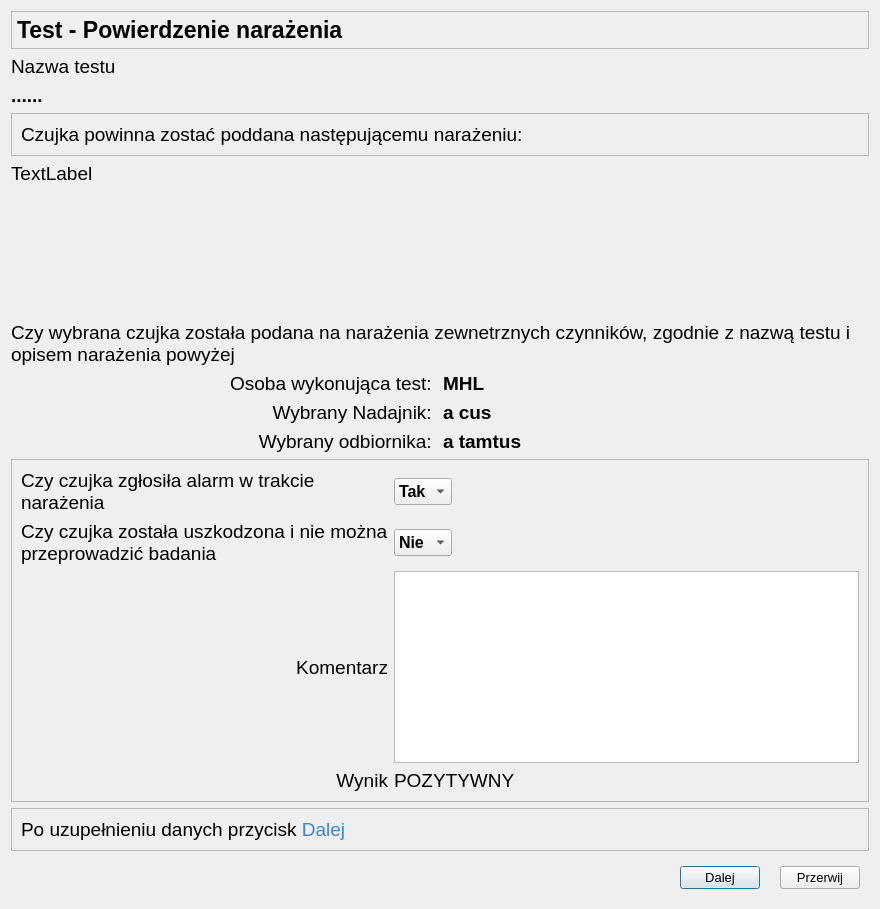
<?xml version="1.0" encoding="UTF-8"?>
<ui version="4.0">
 <class>OknoPotwierdzenieEMCNarazenie</class>
 <widget class="QDialog" name="OknoPotwierdzenieEMCNarazenie">
  <property name="geometry">
   <rect>
    <x>0</x>
    <y>0</y>
    <width>880</width>
    <height>909</height>
   </rect>
  </property>
  <property name="minimumSize">
   <size>
    <width>880</width>
    <height>600</height>
   </size>
  </property>
  <property name="maximumSize">
   <size>
    <width>1319</width>
    <height>1200</height>
   </size>
  </property>
  <property name="font">
   <font>
    <family>Arial</family>
    <pointsize>10</pointsize>
   </font>
  </property>
  <property name="windowTitle">
   <string>Parametry Testu - potwierdzenie wykonanych czynności</string>
  </property>
  <layout class="QGridLayout" name="gridLayout">
   <item row="7" column="1">
    <widget class="QLabel" name="osobaWykonujacaTest">
     <property name="font">
      <font>
       <family>Arial</family>
       <pointsize>14</pointsize>
       <bold>true</bold>
      </font>
     </property>
     <property name="text">
      <string>MHL</string>
     </property>
    </widget>
   </item>
   <item row="12" column="0" colspan="2">
    <widget class="QFrame" name="frame_2">
     <property name="frameShape">
      <enum>QFrame::StyledPanel</enum>
     </property>
     <property name="frameShadow">
      <enum>QFrame::Raised</enum>
     </property>
     <layout class="QHBoxLayout" name="horizontalLayout_2">
      <item>
       <widget class="QLabel" name="infonext">
        <property name="font">
         <font>
          <family>Arial</family>
          <pointsize>14</pointsize>
         </font>
        </property>
        <property name="text">
         <string>&lt;html&gt;&lt;head/&gt;&lt;body&gt;&lt;p&gt;Po uzupełnieniu danych przycisk&lt;span style=&quot; color:#3584e4;&quot;&gt; Dalej&lt;/span&gt;&lt;/p&gt;&lt;/body&gt;&lt;/html&gt;</string>
        </property>
       </widget>
      </item>
     </layout>
    </widget>
   </item>
   <item row="8" column="1">
    <widget class="QLabel" name="numerNadajnika">
     <property name="font">
      <font>
       <family>Arial</family>
       <pointsize>14</pointsize>
       <bold>true</bold>
      </font>
     </property>
     <property name="text">
      <string>a cus</string>
     </property>
    </widget>
   </item>
   <item row="6" column="0" colspan="2">
    <widget class="QLabel" name="label_4">
     <property name="font">
      <font>
       <family>Arial</family>
       <pointsize>14</pointsize>
      </font>
     </property>
     <property name="text">
      <string>Czy wybrana czujka została podana na narażenia zewnetrznych czynników, zgodnie z nazwą testu i opisem narażenia powyżej</string>
     </property>
     <property name="wordWrap">
      <bool>true</bool>
     </property>
    </widget>
   </item>
   <item row="5" column="0">
    <spacer name="verticalSpacer">
     <property name="orientation">
      <enum>Qt::Vertical</enum>
     </property>
     <property name="sizeHint" stdset="0">
      <size>
       <width>20</width>
       <height>40</height>
      </size>
     </property>
    </spacer>
   </item>
   <item row="7" column="0">
    <widget class="QLabel" name="lOsobaWykonujacaTest">
     <property name="font">
      <font>
       <family>Arial</family>
       <pointsize>14</pointsize>
      </font>
     </property>
     <property name="text">
      <string>Osoba wykonująca test: </string>
     </property>
     <property name="alignment">
      <set>Qt::AlignRight|Qt::AlignTrailing|Qt::AlignVCenter</set>
     </property>
    </widget>
   </item>
   <item row="3" column="0" colspan="2">
    <widget class="QFrame" name="fr_rozproszoneSwiatlo">
     <property name="frameShape">
      <enum>QFrame::StyledPanel</enum>
     </property>
     <property name="frameShadow">
      <enum>QFrame::Raised</enum>
     </property>
     <layout class="QHBoxLayout" name="horizontalLayout_4">
      <item>
       <widget class="QLabel" name="narazenie">
        <property name="font">
         <font>
          <family>Arial</family>
          <pointsize>14</pointsize>
         </font>
        </property>
        <property name="text">
         <string>&lt;html&gt;&lt;head/&gt;&lt;body&gt;&lt;p&gt;Czujka powinna zostać poddana następującemu narażeniu:&lt;/p&gt;&lt;/body&gt;&lt;/html&gt;</string>
        </property>
        <property name="wordWrap">
         <bool>true</bool>
        </property>
       </widget>
      </item>
     </layout>
    </widget>
   </item>
   <item row="0" column="0" colspan="2">
    <widget class="QFrame" name="frame">
     <property name="maximumSize">
      <size>
       <width>16777215</width>
       <height>40</height>
      </size>
     </property>
     <property name="frameShape">
      <enum>QFrame::StyledPanel</enum>
     </property>
     <property name="frameShadow">
      <enum>QFrame::Raised</enum>
     </property>
     <layout class="QHBoxLayout" name="horizontalLayout">
      <property name="leftMargin">
       <number>5</number>
      </property>
      <property name="topMargin">
       <number>5</number>
      </property>
      <property name="rightMargin">
       <number>5</number>
      </property>
      <property name="bottomMargin">
       <number>5</number>
      </property>
      <item>
       <widget class="QLabel" name="title">
        <property name="maximumSize">
         <size>
          <width>16777215</width>
          <height>45</height>
         </size>
        </property>
        <property name="font">
         <font>
          <family>Arial</family>
          <pointsize>17</pointsize>
          <bold>true</bold>
         </font>
        </property>
        <property name="text">
         <string>Test - Powierdzenie narażenia</string>
        </property>
       </widget>
      </item>
     </layout>
    </widget>
   </item>
   <item row="2" column="0" colspan="2">
    <widget class="QLabel" name="testName">
     <property name="font">
      <font>
       <family>Arial</family>
       <pointsize>14</pointsize>
       <bold>true</bold>
      </font>
     </property>
     <property name="text">
      <string>......</string>
     </property>
    </widget>
   </item>
   <item row="13" column="0" colspan="2">
    <widget class="QWidget" name="widget" native="true">
     <layout class="QHBoxLayout" name="horizontalLayout_3">
      <property name="spacing">
       <number>20</number>
      </property>
      <item>
       <spacer name="horizontalSpacer">
        <property name="orientation">
         <enum>Qt::Horizontal</enum>
        </property>
        <property name="sizeHint" stdset="0">
         <size>
          <width>349</width>
          <height>20</height>
         </size>
        </property>
       </spacer>
      </item>
      <item>
       <widget class="QPushButton" name="pbDalej">
        <property name="text">
         <string>Dalej</string>
        </property>
        <property name="icon">
         <iconset theme="media-playback-start">
          <normaloff>.</normaloff>.</iconset>
        </property>
       </widget>
      </item>
      <item>
       <widget class="QPushButton" name="pbPrzerwij">
        <property name="text">
         <string>Przerwij</string>
        </property>
        <property name="icon">
         <iconset theme="media-playback-stop">
          <normaloff>.</normaloff>.</iconset>
        </property>
       </widget>
      </item>
     </layout>
    </widget>
   </item>
   <item row="8" column="0">
    <widget class="QLabel" name="eTransmitter">
     <property name="font">
      <font>
       <family>Arial</family>
       <pointsize>14</pointsize>
      </font>
     </property>
     <property name="text">
      <string>Wybrany Nadajnik: </string>
     </property>
     <property name="alignment">
      <set>Qt::AlignRight|Qt::AlignTrailing|Qt::AlignVCenter</set>
     </property>
    </widget>
   </item>
   <item row="1" column="0">
    <widget class="QLabel" name="lTestName">
     <property name="font">
      <font>
       <family>Arial</family>
       <pointsize>14</pointsize>
      </font>
     </property>
     <property name="text">
      <string>Nazwa testu</string>
     </property>
     <property name="alignment">
      <set>Qt::AlignLeading|Qt::AlignLeft|Qt::AlignVCenter</set>
     </property>
    </widget>
   </item>
   <item row="10" column="0" colspan="2">
    <widget class="QFrame" name="frame_potwierdzenienarazenia">
     <property name="frameShape">
      <enum>QFrame::StyledPanel</enum>
     </property>
     <property name="frameShadow">
      <enum>QFrame::Raised</enum>
     </property>
     <layout class="QGridLayout" name="gridLayout_2">
      <item row="0" column="1">
       <layout class="QHBoxLayout" name="horizontalLayout_6">
        <item>
         <widget class="QComboBox" name="cbAlarmYesNo">
          <property name="font">
           <font>
            <family>Arial</family>
            <pointsize>12</pointsize>
            <bold>true</bold>
           </font>
          </property>
          <item>
           <property name="text">
            <string>Tak</string>
           </property>
          </item>
          <item>
           <property name="text">
            <string>Nie</string>
           </property>
          </item>
         </widget>
        </item>
        <item>
         <spacer name="horizontalSpacer_3">
          <property name="orientation">
           <enum>Qt::Horizontal</enum>
          </property>
          <property name="sizeHint" stdset="0">
           <size>
            <width>40</width>
            <height>20</height>
           </size>
          </property>
         </spacer>
        </item>
       </layout>
      </item>
      <item row="2" column="0">
       <widget class="QLabel" name="label_3">
        <property name="font">
         <font>
          <family>Arial</family>
          <pointsize>14</pointsize>
         </font>
        </property>
        <property name="text">
         <string>Komentarz</string>
        </property>
        <property name="alignment">
         <set>Qt::AlignRight|Qt::AlignTrailing|Qt::AlignVCenter</set>
        </property>
       </widget>
      </item>
      <item row="1" column="0">
       <widget class="QLabel" name="etUszkodzenie">
        <property name="font">
         <font>
          <family>Arial</family>
          <pointsize>14</pointsize>
         </font>
        </property>
        <property name="text">
         <string>Czy czujka została uszkodzona i nie można przeprowadzić badania</string>
        </property>
        <property name="wordWrap">
         <bool>true</bool>
        </property>
       </widget>
      </item>
      <item row="3" column="0">
       <widget class="QLabel" name="etWynik">
        <property name="font">
         <font>
          <family>Arial</family>
          <pointsize>14</pointsize>
         </font>
        </property>
        <property name="text">
         <string>Wynik</string>
        </property>
        <property name="alignment">
         <set>Qt::AlignRight|Qt::AlignTrailing|Qt::AlignVCenter</set>
        </property>
       </widget>
      </item>
      <item row="0" column="0">
       <widget class="QLabel" name="etTlumnik">
        <property name="font">
         <font>
          <family>Arial</family>
          <pointsize>14</pointsize>
         </font>
        </property>
        <property name="text">
         <string>Czy czujka zgłosiła alarm w trakcie narażenia</string>
        </property>
        <property name="wordWrap">
         <bool>true</bool>
        </property>
       </widget>
      </item>
      <item row="1" column="1">
       <layout class="QHBoxLayout" name="horizontalLayout_61">
        <item>
         <widget class="QComboBox" name="cbUszkodzenie">
          <property name="font">
           <font>
            <family>Arial</family>
            <pointsize>12</pointsize>
            <bold>true</bold>
           </font>
          </property>
          <item>
           <property name="text">
            <string>Nie</string>
           </property>
          </item>
          <item>
           <property name="text">
            <string>Tak</string>
           </property>
          </item>
         </widget>
        </item>
        <item>
         <spacer name="horizontalSpacer_31">
          <property name="orientation">
           <enum>Qt::Horizontal</enum>
          </property>
          <property name="sizeHint" stdset="0">
           <size>
            <width>40</width>
            <height>20</height>
           </size>
          </property>
         </spacer>
        </item>
       </layout>
      </item>
      <item row="3" column="1">
       <widget class="QLabel" name="wynik_narazenia">
        <property name="font">
         <font>
          <family>Arial</family>
          <pointsize>14</pointsize>
         </font>
        </property>
        <property name="text">
         <string>POZYTYWNY</string>
        </property>
       </widget>
      </item>
      <item row="2" column="1">
       <widget class="QPlainTextEdit" name="komentarz"/>
      </item>
     </layout>
    </widget>
   </item>
   <item row="9" column="1">
    <widget class="QLabel" name="numerReceiver">
     <property name="font">
      <font>
       <family>Arial</family>
       <pointsize>14</pointsize>
       <bold>true</bold>
      </font>
     </property>
     <property name="text">
      <string>a tamtus</string>
     </property>
    </widget>
   </item>
   <item row="9" column="0">
    <widget class="QLabel" name="eReceiver">
     <property name="font">
      <font>
       <family>Arial</family>
       <pointsize>14</pointsize>
      </font>
     </property>
     <property name="text">
      <string>Wybrany odbiornika: </string>
     </property>
     <property name="alignment">
      <set>Qt::AlignRight|Qt::AlignTrailing|Qt::AlignVCenter</set>
     </property>
    </widget>
   </item>
   <item row="4" column="0">
    <widget class="QLabel" name="opisNarazenia">
     <property name="font">
      <font>
       <family>Arial</family>
       <pointsize>14</pointsize>
      </font>
     </property>
     <property name="text">
      <string>TextLabel</string>
     </property>
    </widget>
   </item>
  </layout>
 </widget>
 <resources/>
 <connections/>
</ui>
